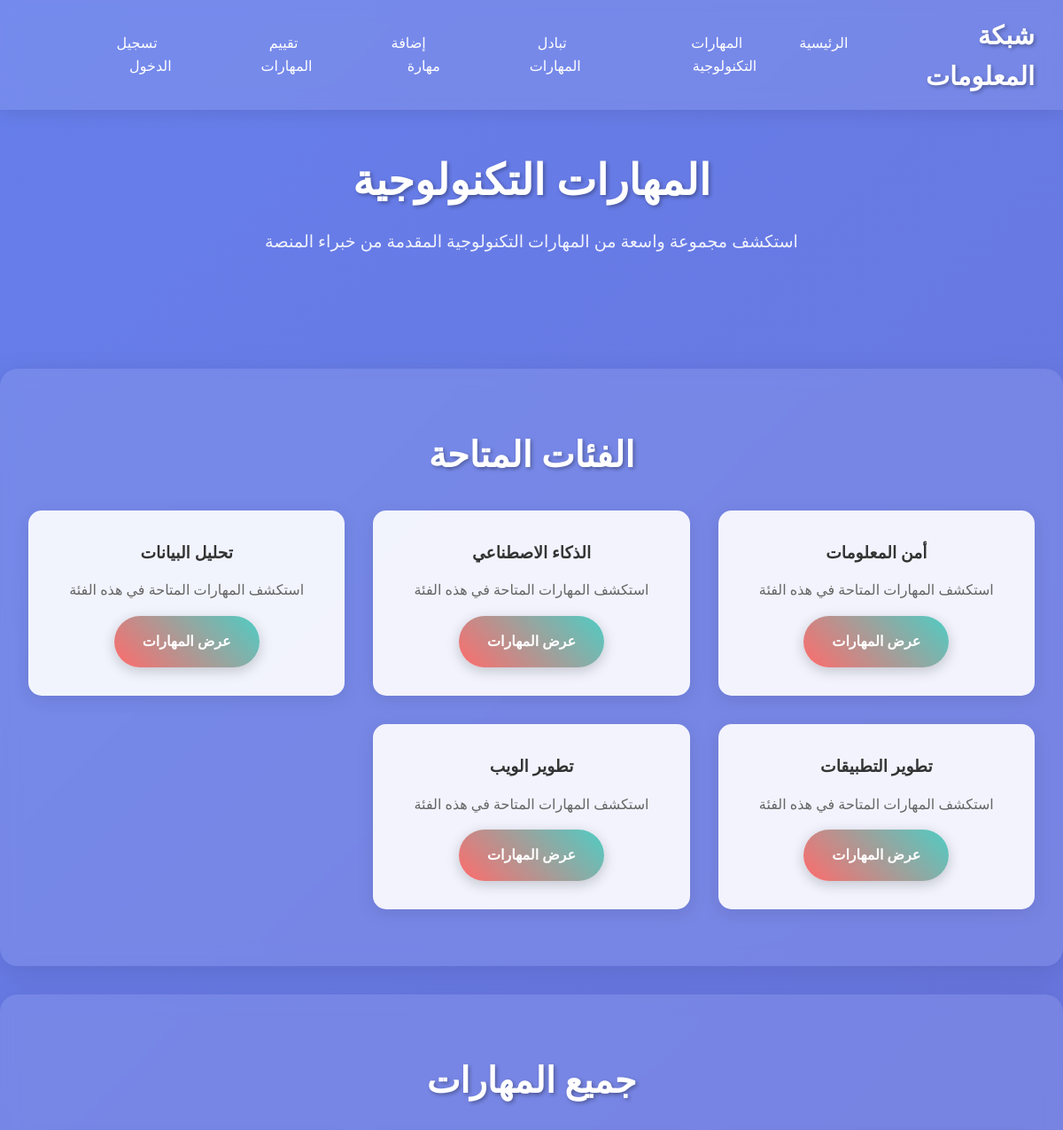
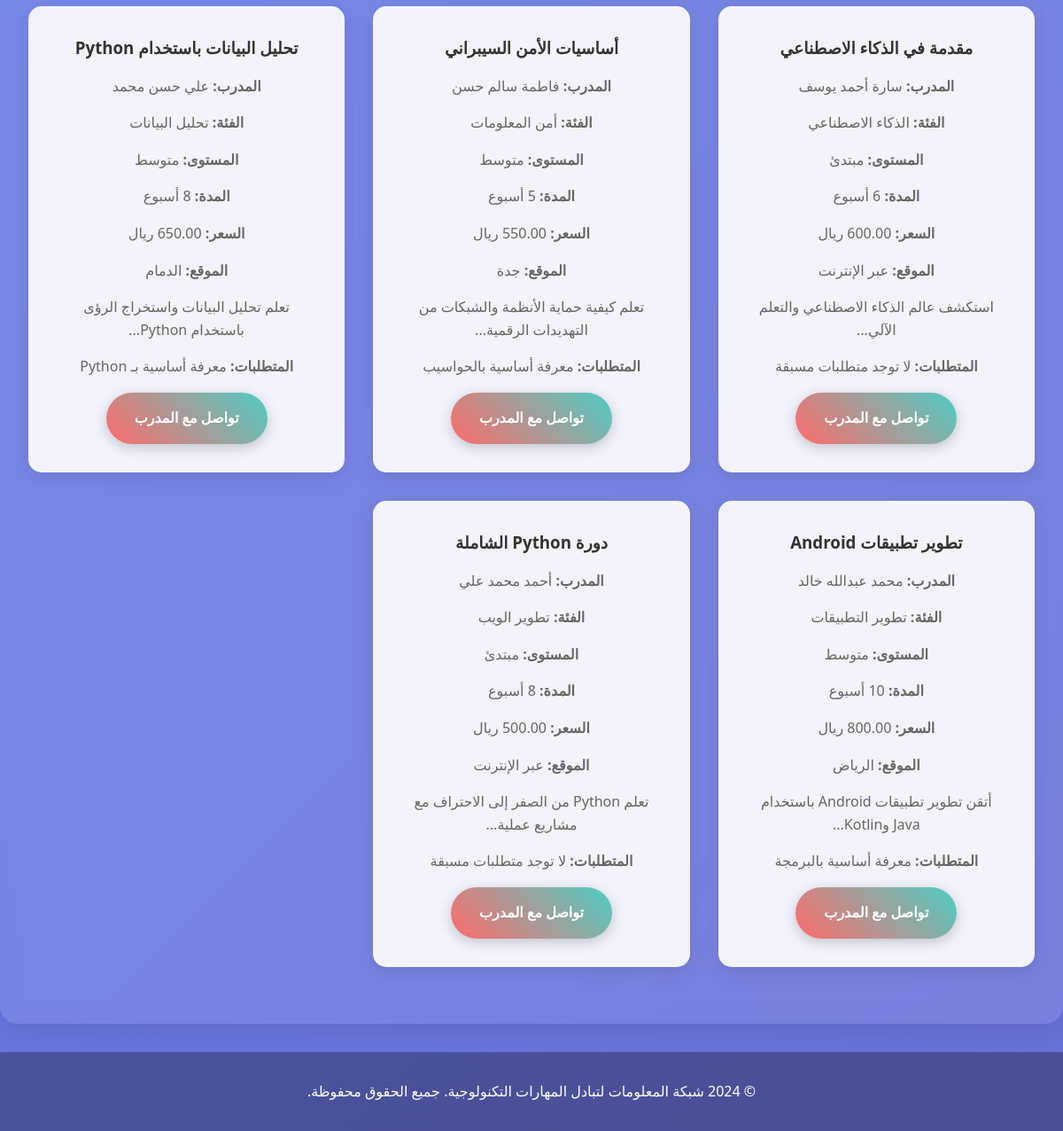
The page /skills.php on the database its author committed (2 pictures, top to bottom).
### tables this page shows
CREATE TABLE skills AS
SELECT 1 AS id, 'دورة Python الشاملة' AS name, 'تطوير الويب' AS category, 'مبتدئ' AS level, 
       'تعلم Python من الصفر إلى الاحتراف مع مشاريع عملية' AS description, 8 AS duration, 
       500.00 AS price, 'عبر الإنترنت' AS location, 1 AS instructor_id, 
       'لا توجد متطلبات مسبقة' AS prerequisites, 'حاسوب شخصي، اتصال إنترنت' AS materials, 
       'ahmed.mohamed@example.com' AS contact_info, CURRENT_TIMESTAMP AS created_at
UNION ALL
SELECT 2, 'أساسيات الأمن السيبراني', 'أمن المعلومات', 'متوسط', 
       'تعلم كيفية حماية الأنظمة والشبكات من التهديدات الرقمية', 5, 550.00, 'جدة', 2, 
       'معرفة أساسية بالحواسيب', 'حاسوب شخصي، أدوات أمنية', 'fatima.salem@example.com', CURRENT_TIMESTAMP
UNION ALL
SELECT 3, 'تطوير تطبيقات Android', 'تطوير التطبيقات', 'متوسط', 
       'أتقن تطوير تطبيقات Android باستخدام Java وKotlin', 10, 800.00, 'الرياض', 3, 
       'معرفة أساسية بالبرمجة', 'حاسوب مع Android Studio', 'mohamed.abdullah@example.com', CURRENT_TIMESTAMP
UNION ALL
SELECT 4, 'مقدمة في الذكاء الاصطناعي', 'الذكاء الاصطناعي', 'مبتدئ', 
       'استكشف عالم الذكاء الاصطناعي والتعلم الآلي', 6, 600.00, 'عبر الإنترنت', 4, 
       'لا توجد متطلبات مسبقة', 'حاسوب شخصي، اتصال إنترنت', 'sara.ahmed@example.com', CURRENT_TIMESTAMP
UNION ALL
SELECT 5, 'تحليل البيانات باستخدام Python', 'تحليل البيانات', 'متوسط', 
       'تعلم تحليل البيانات واستخراج الرؤى باستخدام Python', 8, 650.00, 'الدمام', 5, 
       'معرفة أساسية بـ Python', 'حاسوب شخصي، مكتبات Python', 'ali.hassan@example.com', CURRENT_TIMESTAMP;

CREATE TABLE users AS
SELECT 1 AS id, 'أحمد محمد علي' AS full_name, 'ahmed.mohamed@example.com' AS email, 
       'Ye4oKoEa3Ro9llC/.og/at2.uheWG/igi' AS password, '+966501234567' AS phone, 
       'الرياض' AS city, 'تطوير الويب,الذكاء الاصطناعي' AS interests, CURRENT_TIMESTAMP AS created_at
UNION ALL
SELECT 2, 'فاطمة سالم حسن', 'fatima.salem@example.com', 'Ye4oKoEa3Ro9llC/.og/at2.uheWG/igi', 
       '+966507654321', 'جدة', 'أمن المعلومات,تحليل البيانات', CURRENT_TIMESTAMP
UNION ALL
SELECT 3, 'محمد عبدالله خالد', 'mohamed.abdullah@example.com', 'Ye4oKoEa3Ro9llC/.og/at2.uheWG/igi', 
       '+966509876543', 'الدمام', 'تطوير التطبيقات,إنترنت الأشياء', CURRENT_TIMESTAMP
UNION ALL
SELECT 4, 'سارة أحمد يوسف', 'sara.ahmed@example.com', 'Ye4oKoEa3Ro9llC/.og/at2.uheWG/igi', 
       '+966503456789', 'مكة', 'الذكاء الاصطناعي,تطوير الويب', CURRENT_TIMESTAMP
UNION ALL
SELECT 5, 'علي حسن محمد', 'ali.hassan@example.com', 'Ye4oKoEa3Ro9llC/.og/at2.uheWG/igi', 
       '+966502468135', 'المدينة المنورة', 'أمن المعلومات,تطوير التطبيقات', CURRENT_TIMESTAMP;

### config.php (called while the page is built, shortened)
<?php
function isLoggedIn() {
    return isset($_SESSION['user_id']);
}
?>

### skills.php (the view, shortened to what this page needs)
<?php
require_once 'config.php';
try {
    $conn = getDBConnection();
    $stmt = $conn->prepare("SELECT s.*, u.full_name as instructor_name FROM skills s JOIN users u ON s.instructor_id = u.id ORDER BY s.created_at DESC");
    $stmt->execute();
    $skills = $stmt->fetchAll();
    $stmt = $conn->prepare("SELECT DISTINCT category FROM skills ORDER BY category");
    $stmt->execute();
    $categories = $stmt->fetchAll(PDO::FETCH_COLUMN);
} catch (PDOException $e) {
    showMessage('حدث خطأ في تحميل المهارات.', 'error');
    $skills = [];
    $categories = [];
}
?>
<!DOCTYPE html>
<html lang="ar" dir="rtl">
<head>
    <link rel="stylesheet" href="style.css">
</head>
<body>
    <header>
        <nav>
            <div class="logo">شبكة المعلومات</div>
            <ul class="nav-links">
                <li><a href="index.php">الرئيسية</a></li>
                <li><a href="skills.php">المهارات التكنولوجية</a></li>
                <li><a href="exchange.php">تبادل المهارات</a></li>
                <li><a href="add_skill.php">إضافة مهارة</a></li>
                <li><a href="evaluate.php">تقييم المهارات</a></li>
                <?php if (isLoggedIn()): ?>
                    <li><a href="dashboard.php">لوحة التحكم</a></li>
                    <li><a href="logout.php">تسجيل الخروج</a></li>
                <?php else: ?>
                    <li><a href="login.php">تسجيل الدخول</a></li>
                <?php endif; ?>
            </ul>
        </nav>
    </header>
    <main>
        <section class="hero">
            <h1>المهارات التكنولوجية</h1>
            <p>استكشف مجموعة واسعة من المهارات التكنولوجية المقدمة من خبراء المنصة</p>
        </section>
        <section class="section fade-in">
            <h2>الفئات المتاحة</h2>
            <div class="grid">
                <?php foreach ($categories as $category): ?>
                    <div class="card">
                        <h3><?php echo htmlspecialchars($category); ?></h3>
                        <p>استكشف المهارات المتاحة في هذه الفئة</p>
                        <a href="#<?php echo urlencode($category); ?>" class="btn">عرض المهارات</a>
                    </div>
                <?php endforeach; ?>
            </div>
        </section>
        <section class="section fade-in">
            <h2>جميع المهارات</h2>
            <?php if (empty($skills)): ?>
                <div class="card">
                    <p>لا توجد مهارات متاحة حالياً. <?php if (isLoggedIn()): ?><a href="add_skill.php">أضف مهارة جديدة</a><?php endif; ?></p>
                </div>
            <?php else: ?>
                <div class="grid">
                    <?php foreach ($skills as $skill): ?>
                        <div class="card" id="<?php echo urlencode($skill['category']); ?>">
                            <h3><?php echo htmlspecialchars($skill['name']); ?></h3>
                            <p><strong>المدرب:</strong> <?php echo htmlspecialchars($skill['instructor_name']); ?></p>
                            <p><strong>الفئة:</strong> <?php echo htmlspecialchars($skill['category']); ?></p>
                            <p><strong>المستوى:</strong> <?php echo htmlspecialchars($skill['level']); ?></p>
                            <p><strong>المدة:</strong> <?php echo htmlspecialchars($skill['duration']); ?> أسبوع</p>
                            <p><strong>السعر:</strong> <?php echo htmlspecialchars($skill['price']); ?> ريال</p>
                            <p><strong>الموقع:</strong> <?php echo htmlspecialchars($skill['location']); ?></p>
                            <p><?php echo htmlspecialchars(substr($skill['description'], 0, 150)); ?>...</p>
                            <?php if (!empty($skill['prerequisites'])): ?>
                                <p><strong>المتطلبات:</strong> <?php echo htmlspecialchars($skill['prerequisites']); ?></p>
                            <?php endif; ?>
                            <a href="mailto:<?php echo htmlspecialchars($skill['contact_info']); ?>" class="btn">تواصل مع المدرب</a>
                        </div>
                    <?php endforeach; ?>
                </div>
            <?php endif; ?>
        </section>
    </main>
    <footer>
        <p>&copy; 2024 شبكة المعلومات لتبادل المهارات التكنولوجية. جميع الحقوق محفوظة.</p>
    </footer>
</body>
</html>

### style.css (style rules this page uses)
* { margin: 0; padding: 0; box-sizing: border-box; }
body { font-family: 'Segoe UI', Tahoma, Geneva, Verdana, sans-serif; line-height: 1.6; color: #333; background: linear-gradient(135deg, #667eea 0%, #764ba2 100%); background-size: 400% 400%; animation: gradientShift 15s ease infinite; min-height: 100vh; direction: rtl; }
header { background: rgba(255, 255, 255, 0.1); backdrop-filter: blur(10px); padding: 1rem 0; position: fixed; width: 100%; top: 0; z-index: 1000; box-shadow: 0 2px 20px rgba(0,0,0,0.1); }
nav { display: flex; justify-content: space-between; align-items: center; max-width: 1200px; margin: 0 auto; padding: 0 2rem; }
.logo { font-size: 1.8rem; font-weight: bold; color: #fff; text-shadow: 2px 2px 4px rgba(0,0,0,0.3); }
.nav-links { display: flex; list-style: none; }
.nav-links li { margin-left: 2rem; }
.nav-links a { color: #fff; text-decoration: none; font-weight: 500; transition: all 0.3s ease; padding: 0.5rem 1rem; border-radius: 25px; }
main { padding-top: 100px; min-height: calc(100vh - 200px); }
.hero { text-align: center; padding: 4rem 2rem; color: #fff; }
.hero h1 { font-size: 3rem; margin-bottom: 1rem; text-shadow: 2px 2px 4px rgba(0,0,0,0.3); }
.hero p { font-size: 1.2rem; margin-bottom: 2rem; opacity: 0.9; }
.btn { display: inline-block; background: linear-gradient(45deg, #ff6b6b, #4ecdc4); color: #fff; padding: 1rem 2rem; text-decoration: none; border-radius: 50px; font-weight: bold; transition: all 0.3s ease; box-shadow: 0 4px 15px rgba(0,0,0,0.2); }
.section { max-width: 1200px; margin: 0 auto; padding: 4rem 2rem; background: rgba(255, 255, 255, 0.1); backdrop-filter: blur(10px); border-radius: 20px; margin: 2rem auto; box-shadow: 0 8px 32px rgba(0,0,0,0.1); }
.section h2 { text-align: center; color: #fff; margin-bottom: 2rem; font-size: 2.5rem; text-shadow: 2px 2px 4px rgba(0,0,0,0.3); }
.grid { display: grid; grid-template-columns: repeat(auto-fit, minmax(300px, 1fr)); gap: 2rem; }
.card { background: rgba(255, 255, 255, 0.9); padding: 2rem; border-radius: 15px; box-shadow: 0 4px 20px rgba(0,0,0,0.1); transition: all 0.3s ease; text-align: center; }
.card h3 { color: #333; margin-bottom: 1rem; }
.card p { color: #666; margin-bottom: 1rem; }
footer { background: rgba(0, 0, 0, 0.3); color: #fff; text-align: center; padding: 2rem 0; margin-top: 2rem; }
.fade-in { animation: fadeIn 0.6s ease-out; }

### rows shown on the page
skills: name "مقدمة في الذكاء الاصطناعي", users.full_name "سارة أحمد يوسف", category "الذكاء الاصطناعي", level "مبتدئ", location "عبر الإنترنت", description "استكشف عالم الذكاء الاصطناعي والتعلم الآلي", prerequisites "لا توجد متطلبات مسبقة"
skills: name "أساسيات الأمن السيبراني", users.full_name "فاطمة سالم حسن", category "أمن المعلومات", level "متوسط", location "جدة", description "تعلم كيفية حماية الأنظمة والشبكات من التهديدات الرقمية", prerequisites "معرفة أساسية بالحواسيب"
skills: name "تحليل البيانات باستخدام Python", users.full_name "علي حسن محمد", category "تحليل البيانات", level "متوسط", location "الدمام", description "تعلم تحليل البيانات واستخراج الرؤى باستخدام Python", prerequisites "معرفة أساسية بـ Python"
skills: name "تطوير تطبيقات Android", users.full_name "محمد عبدالله خالد", category "تطوير التطبيقات", level "متوسط", location "الرياض", description "أتقن تطوير تطبيقات Android باستخدام Java وKotlin", prerequisites "معرفة أساسية بالبرمجة"
skills: name "دورة Python الشاملة", users.full_name "أحمد محمد علي", category "تطوير الويب", level "مبتدئ", location "عبر الإنترنت", description "تعلم Python من الصفر إلى الاحتراف مع مشاريع عملية", prerequisites "لا توجد متطلبات مسبقة"

### other values the page prints
$category "أمن المعلومات"
$category "الذكاء الاصطناعي"
$category "تحليل البيانات"
$category "تطوير التطبيقات"
$category "تطوير الويب"
